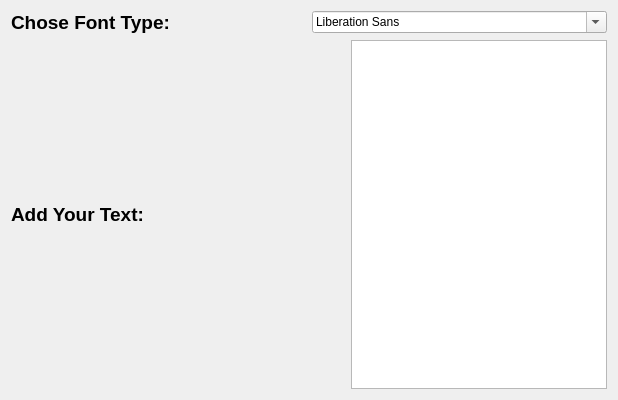
<?xml version="1.0" encoding="UTF-8"?>
<ui version="4.0">
 <class>Dialog</class>
 <widget class="QDialog" name="Dialog">
  <property name="geometry">
   <rect>
    <x>0</x>
    <y>0</y>
    <width>618</width>
    <height>400</height>
   </rect>
  </property>
  <property name="windowTitle">
   <string>Dialog</string>
  </property>
  <layout class="QVBoxLayout" name="verticalLayout">
   <item>
    <layout class="QHBoxLayout" name="horizontalLayout">
     <item>
      <widget class="QLabel" name="label">
       <property name="font">
        <font>
         <pointsize>14</pointsize>
         <bold>true</bold>
        </font>
       </property>
       <property name="text">
        <string>Chose Font Type:</string>
       </property>
      </widget>
     </item>
     <item>
      <widget class="QFontComboBox" name="fontComboBox"/>
     </item>
    </layout>
   </item>
   <item>
    <layout class="QHBoxLayout" name="horizontalLayout_2">
     <item>
      <widget class="QLabel" name="label_2">
       <property name="font">
        <font>
         <pointsize>14</pointsize>
         <bold>true</bold>
        </font>
       </property>
       <property name="text">
        <string>Add Your Text:</string>
       </property>
      </widget>
     </item>
     <item>
      <spacer name="horizontalSpacer">
       <property name="orientation">
        <enum>Qt::Horizontal</enum>
       </property>
       <property name="sizeHint" stdset="0">
        <size>
         <width>40</width>
         <height>20</height>
        </size>
       </property>
      </spacer>
     </item>
     <item>
      <widget class="QPlainTextEdit" name="plainTextEdit"/>
     </item>
    </layout>
   </item>
  </layout>
 </widget>
 <resources/>
 <connections/>
</ui>
